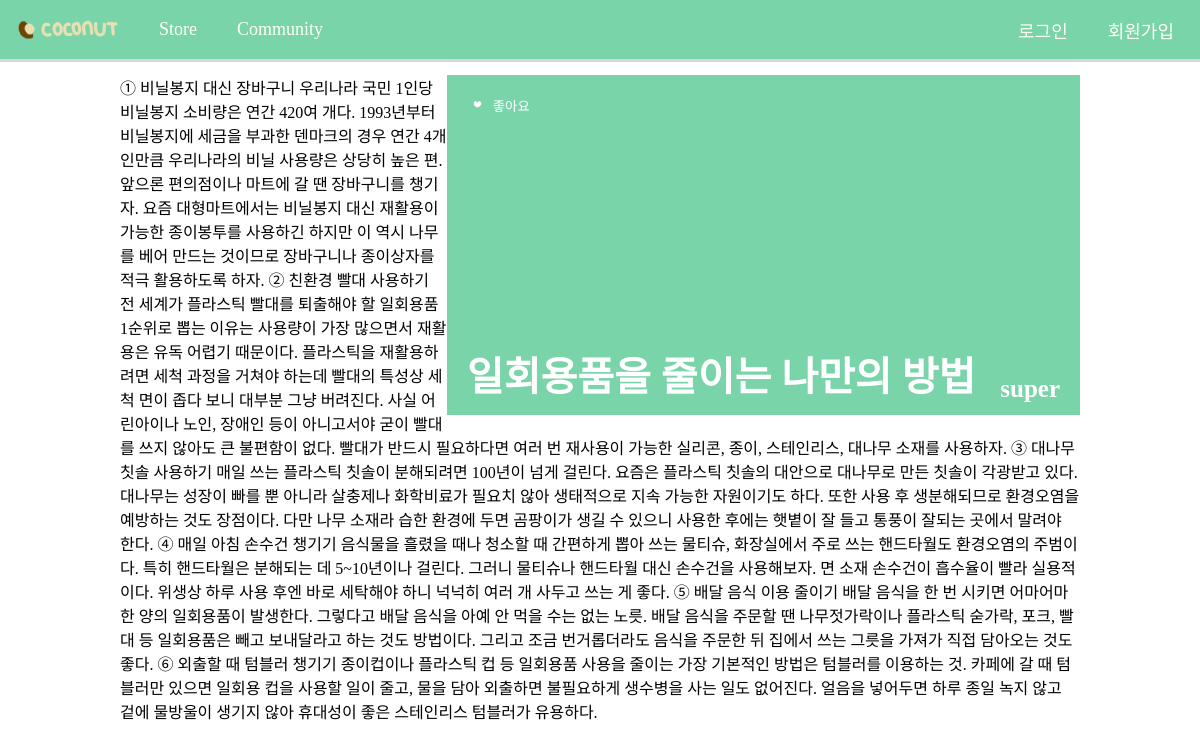
The app's page /community/20/ with its own data.
### community/models.py (models this page shows, shortened)
class Community(models.Model):
    writer = models.CharField(max_length=200, default='')
    title = models.CharField(max_length=200, default='')
    content = models.CharField(max_length=200, default='')
    subdate = models.CharField(max_length=200, default='')

### community/views.py (the view)
# urls.py: path('<int:community_id>/', views.commu_detail, name = "commu_detail"),
def commu_detail(request, community_id):
    community_detail = Community.objects.get(id = community_id)
    return render(request,'commu_detail.html',{'community':community_detail})

### community/templates/commu_detail.html (shortened to what this page needs)
<!DOCTYPE html>
<html lang="en">
  {% load static %}
  <head>
    <link rel="stylesheet" type="text/css" href="{% static 'css/base.css' %}" />
    <link
      rel="stylesheet"
      type="text/css"
      href="{% static 'css/ssu_c.css' %}"
    />
  </head>
  <body>
    {% include 'base.html'%}
    <main>
      <div class="detail-top">
        <form method="POST" action="{%url 'commu_like' %}">
          <div class="cmd">
            <img src="/static/img/Heart.png" alt="" class="like">
            <input
              type="submit"
              name="save"
              id="save"
              value="좋아요"
              class="cmd_submit"
            />
          </div>
        </form>
        <div class="detail-title">
          <h3>{{community.title}}</h3>
          <h4>{{community.writer}}</h4>
        </div>
        <p>{{community.subdate}}</p>
      </div>
      <p>{{community.content}}</p>
    </main>
  </body>
</html>

### coconutproject/static/css/base.css (style rules this page uses)
:root { --mint: #7ad4a9; --brown: #754434; --ivory: #fffff4; --title: 25px; --subtitle: 17px; --content: 15px; }
* { font-family: "InfinitySans-RegularA1"; }
body { margin: 0; padding: 0; }
form { margin: 0; height: 250px; }

### community/static/css/ssu_c.css (style rules this page uses)
:root { --mint: #7ad4a9; --brown: #754434; --ivory: #fffff4; --title: 25px; --subtitle: 17px; --content: 15px; }
main { margin: 0 10% 0 10%; }
h3 { font-size: 40px; margin: 0; padding: 0; }
h4 { font-size: 25px; margin: 0; padding: 0; }
.detail-top { background-color: var(--mint); height: 300px; color: #ffffff; padding: 20px; float: inline-end; }
.detail-title { display: flex; align-items: flex-end; }
.detail-top h3 { margin-right: 25px; }
.like { height: 100%; color: #ffffff; }
.cmd input { border: none; background-color: transparent; color: #ffffff; height: 100%; }
.cmd { height: 20px; display: flex; align-items: center; }

### records on screen
Community: title "일회용품을 줄이는 나만의 방법", writer "super", content "① 비닐봉지 대신 장바구니 우리나라 국민 1인당 비닐봉지 소비량은 연간 420여 개다. 1993년부터 비닐봉지에 세금을 부과한 덴마크의 경우 연간 4개인만큼 우리나라의 비닐 사용량은 상당히 높은 편. 앞으론 편의점이나 마트에 갈 땐 장바구니를 챙기자. 요즘 대형마트에서는 비닐봉지 대신 재활용이 가능한 종이봉투를 사용하긴 하지만 이 역시 나무를 베어 만드는 것이므로 장바구니나 종이상자를 적극 활용하도록 하자. ② 친환경 빨대 사용하기 전 세계가 플라스틱 빨대를 퇴출해야 할 일회용품 1순위로 뽑는 이유는 사용량이 가장 많으면서 재활용은 유독 어렵기 때문이다. 플라스틱을 재활용하려면 세척 과정을 거쳐야 하는데 빨대의 특성상 세척 면이 좁다 보니 대부분 그냥 버려진다. 사실 어린아이나 노인, 장애인 등이 아니고서야 굳이 빨대를 쓰지 않아도 큰 불편함이 없다. 빨대가 반드시 필요하다면 여러 번 재사용이 가능한 실리콘, 종이, 스테인리스, 대나무 소재를 사용하자. ③ 대나무 칫솔 사용하기 매일 쓰는 플라스틱 칫솔이 분해되려면 100년이 넘게 걸린다. 요즘은 플라스틱 칫솔의 대안으로 대나무로 만든 칫솔이 각광받고 있다. 대나무는 성장이 빠를 뿐 아니라 살충제나 화학비료가 필요치 않아 생태적으로 지속 가능한 자원이기도 하다. 또한 사용 후 생분해되므로 환경오염을 예방하는 것도 장점이다. 다만 나무 소재라 습한 환경에 두면 곰팡이가 생길 수 있으니…"
